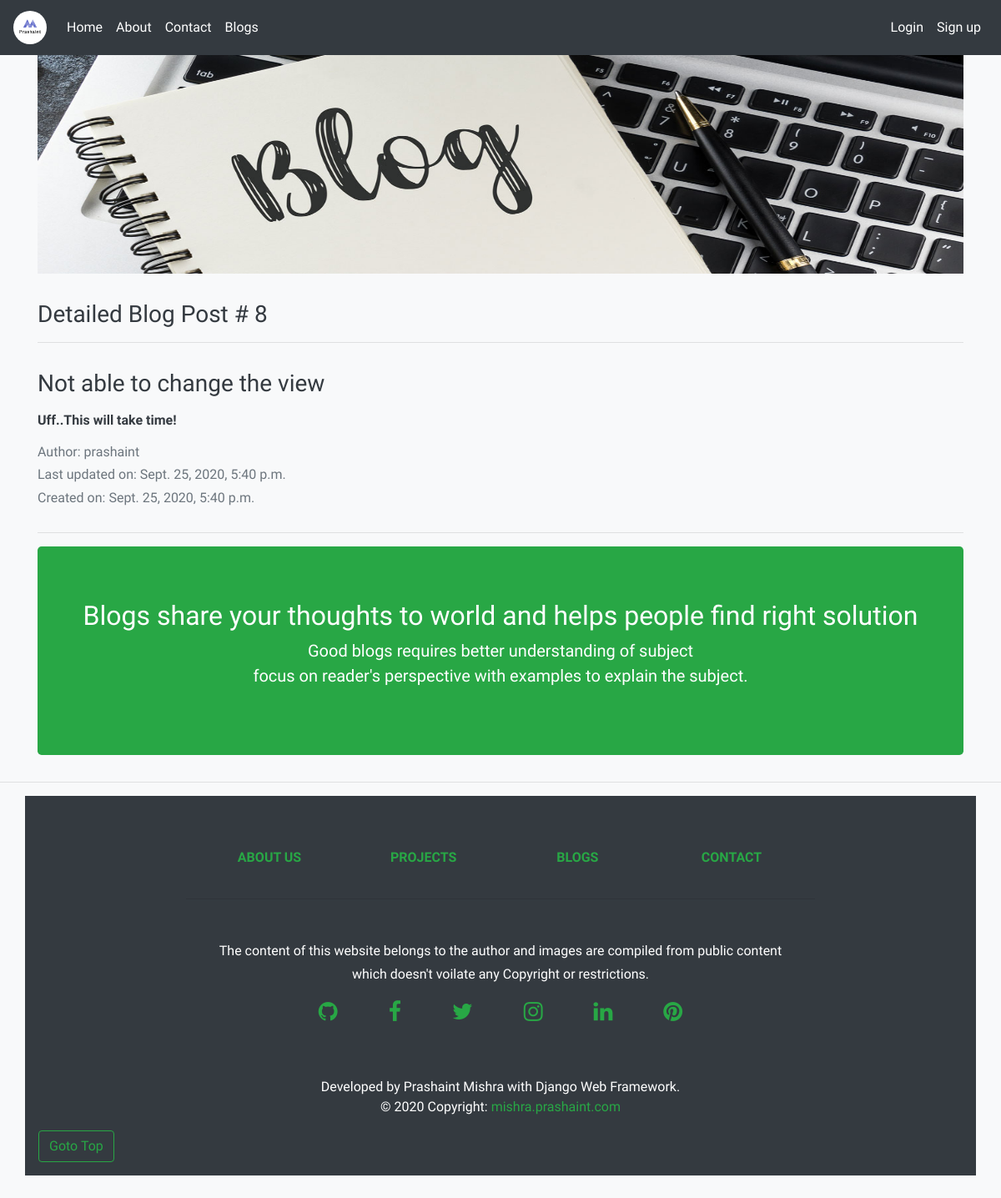
/blogs/8/, run on an earlier commit of the app's database.
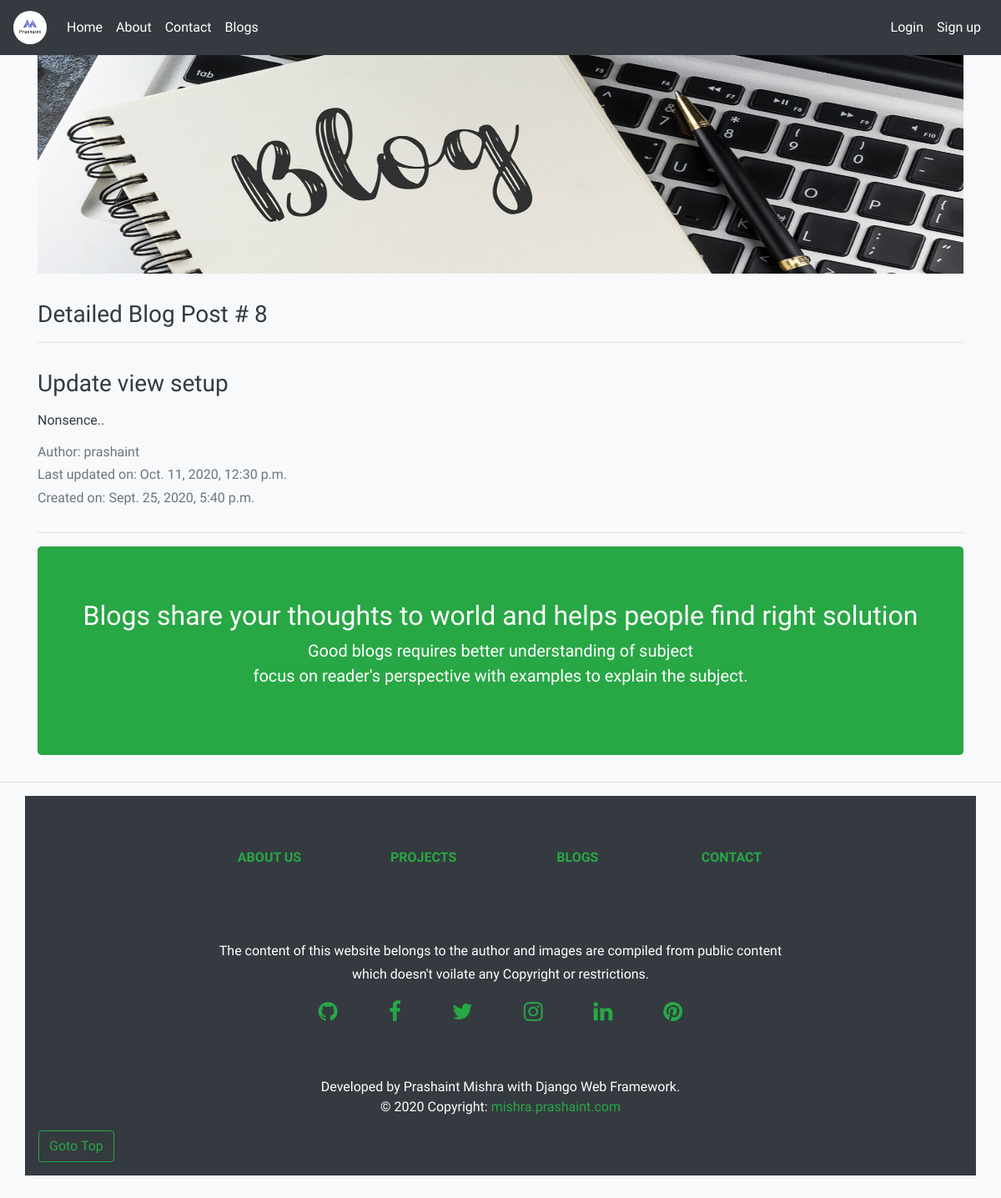
And on a later commit of the database.
### blogs/models.py (models this page shows, shortened)
class BlogPost(models.Model):
    title = models.CharField(max_length=200, unique=True)
    author = models.ForeignKey(User, on_delete=models.CASCADE, related_name='blog_author')
    updated_on = models.DateTimeField(auto_now=True)
    content = HTMLField()
    created_on = models.DateTimeField(auto_now_add=True)
    status = models.IntegerField(choices=STATUS, default=0)
    class Meta:
        ordering = ['-created_on']

### blogs/views.py (the view)
# urls.py: path('<int:blog_id>/', views.details, name='details'),
def details(request, blog_id):
	blog = get_object_or_404(BlogPost, pk=blog_id)
	return render(request, 'blogs/details.html', {'blog':blog})

### blogs/templates/blogs/details.html
{% extends 'blogs/base.html' %}
{% block content %}
{% load static %}
  <div class="container marketing">
  <h3>Detailed Blog Post # {{ blog.id }}</h3>
    <hr class="featurette-divider">
    <div class="row featurette">
      <div class="col-md-7">
        <p><h3>{{ blog.title }}</h3></p>
        <p class="lead">{{ blog.content | safe }}</p>
        <p class="lead">
          <h6><span class="text-muted">Author: {{ blog.author }}</span></h6>
          <h6><span class="text-muted">Last updated on: {{ blog.updated_on }}</span></h6>
          <h6><span class="text-muted">Created on: {{ blog.created_on }}</span></h6>
        </p>
      </div>
    </div>
    <hr class="featurette-divider">
  </div>
  <div class="container text-center">
    <div class="jumbotron bg-success text-white">
      <div class="container text-center">
        <h2 class="display-5">Blogs share your thoughts to world and helps people find right solution</h2>
        <p class="lead">Good blogs requires better understanding of subject<br>focus on reader's perspective with examples to explain the subject.  </p>
      </div>
    </div>
  </div>
  <hr class="featurette-divider">
{% endblock %}

What changed in the data, as far as the page shows it:
changed BlogPost "prashaint": title "Not able to change the view" → "Update view setup"; content "Uff..This will take time!" → "Nonsence.."; updated_on "Sept. 25, 2020, 5:40 p.m." → "Oct. 11, 2020, 12:30 p.m."
